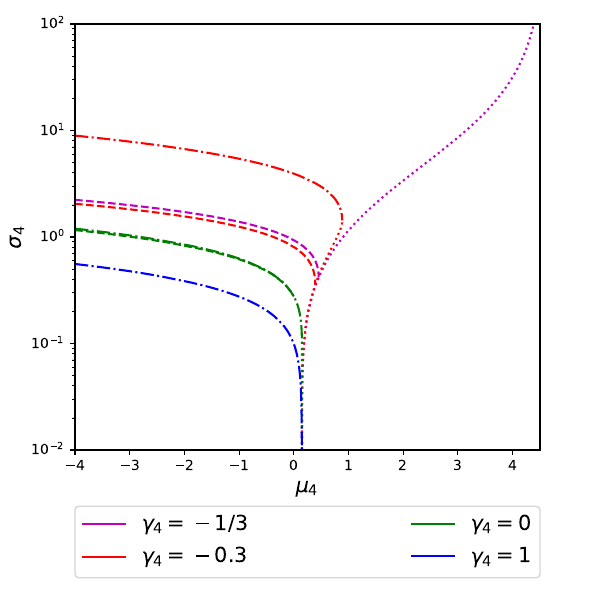

This figure's Python source:
import numpy as np
import matplotlib.pyplot as plt
import math

col = ['m', 'r', 'y', 'g', 'c', 'b']
col_ = ['m--', 'r--', 'y--', 'g--', 'c--', 'b--']
colo = ['m.', 'r.', 'y.', 'g.', 'c.', 'b.']
lett = ['$(a)$', '$(b)$', '$(c)$', '$(d)$', '$(e)$', '$(f)$']

gammalab4 = ['$\gamma_4 = -1/3$', '$\gamma_4 = -0.3$', '$\gamma_4 = -0.2$', '$\gamma_4 = 0$', '$\gamma_4 = 0.5$', '$\gamma_4 = 1$']


muval = np.linspace(-4, 2, 25)
x = np.linspace(-1.0, 1.0, 21)
sigmaval = np.power(10, x)

# sigma, z1, phi, M, q, help for measfp
# phi, M, q, diversity, dsq, h, for meas


# phase diagram for all gamma without simulation results
######################################################


p4 = [0, 1, 3, 5] # for the paper only these 4

plt.figure(1, figsize = (6, 6))
for gii in range(4):
	
	gi = p4[gii]
	
	z = np.loadtxt("bunin4_{0}.txt".format(gi), delimiter = ",")
	z = z.reshape(len(z)//2, 2)
	z = np.transpose(z)
	plt.semilogy(z[0], z[1], col[gi], linestyle = ':')
	
	m = np.loadtxt("mu4_{0}.txt".format(gi), delimiter = ",")
	m = m.reshape(len(m)//3, 3)
	m = np.transpose(m)
	plt.semilogy(m[0], m[1], col_[gi])
	plt.semilogy(m[0], m[2], col[gi], linestyle = 'dashdot')
	
	plt.plot(0, 0, col[gi], label = gammalab4[gi])
	
	plt.ylim([10**(-2), 10**2])
	plt.xlim([-4, 4.5])
	plt.xlabel("$\mu_4$", fontsize = 15)
	plt.ylabel("$\sigma_4$", fontsize = 15)
	plt.legend(bbox_to_anchor=(0, -0.3, 1, 0.2), loc='lower left', ncol=2, mode="expand", borderaxespad=0, fontsize = 15)
	plt.subplots_adjust(bottom = 0.25, top = 0.96)
	

	
plt.savefig("phase4.pdf")



# phase diarams with simulations
###############################################################

colour = np.loadtxt("allcolour4c50.txt", delimiter = ",")
colour = colour.reshape(25, 6, 21, 3)
colour = np.transpose(colour, (1, 0, 2, 3))

plt.subplots(2, 3, figsize = (12, 8))
for gi in range(6):
	
	plt.subplot(2, 3, gi + 1)
	
	for mi in range(25):
		for si in range(21):
			plt.scatter(muval[mi], sigmaval[si], c=colour[gi][mi][si].reshape(1,-1), marker = 'o', edgecolor = 'k', linewidth = 0.5, s = 40)
	
	
	z = np.loadtxt("bunin4_{0}.txt".format(gi), delimiter = ",")
	z = z.reshape(len(z)//2, 2)
	z = np.transpose(z)
	plt.semilogy(z[0], z[1], col[gi], linestyle = ':', linewidth = 3)
	
	m = np.loadtxt("mu4_{0}.txt".format(gi), delimiter = ",")
	m = m.reshape(len(m)//3, 3)
	m = np.transpose(m)
	plt.semilogy(m[0], m[1], col_[gi], linewidth = 3)
	plt.semilogy(m[0], m[2], col[gi], linestyle = 'dashdot', linewidth = 3)
	
	plt.ylim([10**(-1.2), 10**1.2])
	plt.xlim([-4.5, 2.5])
	if (gi == 3 or gi == 4 or gi == 5):
		plt.xlabel("$\mu_4$", fontsize = 15)
	if (gi == 0 or gi == 3):
		plt.ylabel("$\sigma_4$", fontsize = 15)
		
for gi in range(6):
	plt.plot(0, 0, col[gi], label = gammalab4[gi])
	



plt.legend(bbox_to_anchor=(-2.4, -0.4, 3.4, 0.2), loc='lower left', ncol=6, mode="expand", borderaxespad=0, fontsize = 15)
plt.subplots_adjust(bottom = 0.2, top = 0.95, right = 0.95, left = 0.08, wspace = 0.2, hspace = 0.14)
plt.savefig("phasesim4c50.pdf")



#plt.show()
